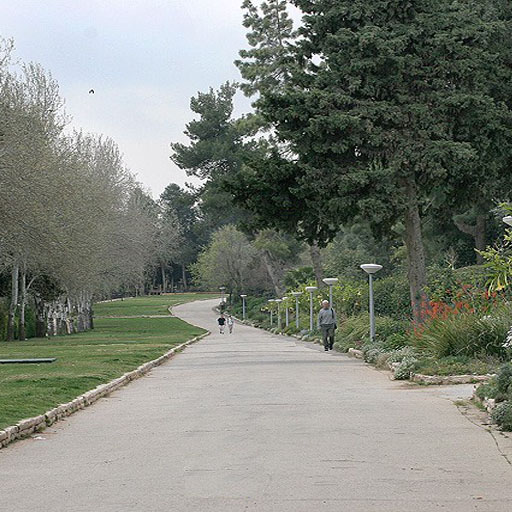
#> input picture ex3/files/liav_submition/blend/givat2.jpg, 512 x 512 px
$ python sol3.py   (older library calls are emulated)
#> lines starting #> are read from the running program, lines starting #| are printed output that depends on the picture; after the words box and inside, x2 and y2 are one past the last pixel; in counts of white or black regions, pixels touching at a corner belong together
#############################################################
# FILE: sol3.py
# WRITER: Liav Steinberg
# EXERCISE : Image Processing ex3
#############################################################

import os
import numpy as np
from scipy import signal as sg
from scipy.misc import imread
from skimage.color import rgb2gray
from scipy.ndimage import filters as flt
from matplotlib import pyplot as plt


# --------------------------helpers-----------------------------#


def read_image(filename, representation):
    #######################################################
    # reads an image with the given representation
    #######################################################
    image = imread(relpath(filename)).astype(np.float32) / 255
    return image if representation == 2 else rgb2gray(image)


def relpath(filename):
    #######################################################
    # returns the relative path of the image
    #######################################################
    return os.path.join(os.path.dirname(__file__), filename)


def create_gauss_filter(k_size):
    ########################################################
    # Helper function to calculate gaussian filter_vec
    ########################################################
    if k_size == 1:
        # private case in my blending_example2, where I do not
        # want to absorb the image in the landscape
        return np.array([[0]])
    base = filter_vec = np.array([[1, 1]])
    for i in range(2, k_size):
        filter_vec = sg.convolve2d(filter_vec, base).astype(np.float32)
    # normalize the filter_vec
    filter_vec /= np.sum(filter_vec)
    return filter_vec


# [8 lines left out: function stretch_values, not called in this run]


def reduce(im, filt):
    #######################################################
    # shrinks image by a factor of 1/2
    #######################################################
    red = flt.convolve(flt.convolve(im, filt), filt.reshape(filt.size, 1))
    return red[::2, ::2]


def expand(im, filt):
    #######################################################
    # expand image by a factor of 2
    #######################################################
    exp = np.zeros((im.shape[0] * 2, im.shape[1] * 2), dtype=np.float32)
    exp[1::2, 1::2] = im[:, :]
    return flt.convolve(flt.convolve(exp, 2 * filt), 2 * filt.reshape(filt.size, 1))


def blend_images(im1, im2, mask, flt_size):
    #######################################################
    # displays the blending result
    #######################################################
    R1, G1, B1 = im1[:, :, 0], im1[:, :, 1], im1[:, :, 2]
    R2, G2, B2 = im2[:, :, 0], im2[:, :, 1], im2[:, :, 2]
    R = pyramid_blending(R2, R1, mask, 6, flt_size, flt_size).astype(np.float32)
    G = pyramid_blending(G2, G1, mask, 6, flt_size, flt_size).astype(np.float32)
    B = pyramid_blending(B2, B1, mask, 6, flt_size, flt_size).astype(np.float32)

    im_blend = np.zeros_like(im1)
    im_blend[:, :, 0] += R
    im_blend[:, :, 1] += G
    im_blend[:, :, 2] += B

    # plotting the images
    f, ax = plt.subplots(2, 2)

    ax[0, 0].imshow(im1)
    ax[0, 0].set_title('image 1')
    ax[0, 1].imshow(im2)
    ax[0, 1].set_title('image 2')
    ax[1, 0].imshow(mask, 'gray')
    ax[1, 0].set_title('mask')
    ax[1, 1].imshow(im_blend)
    ax[1, 1].set_title('result')
    plt.show()
    return im1, im2, mask, im_blend


# --------------------------3.1-----------------------------#

def build_gaussian_pyramid(im, max_levels, filter_size):
    #######################################################
    # returns an array representing gaussian pyramid built
    # by a gaussian filter
    #######################################################
    gauss_pyr = [im]
    filter_vec = create_gauss_filter(filter_size)
    for i in range(max_levels-1):
        im = reduce(im, filter_vec)
        gauss_pyr.append(im)
    return gauss_pyr, filter_vec


def build_laplacian_pyramid(im, max_levels, filter_size):
    #######################################################
    # returns an array representing laplacian pyramid built
    # by the algorithm from the tirgul
    #######################################################
    gauss_pyr, filter_vec = build_gaussian_pyramid(im, max_levels, filter_size)
    lapl_pyr = []
    for i in range(max_levels-1):
        curr = gauss_pyr[i]
        exp_curr = expand(gauss_pyr[i+1], filter_vec)
        # check images sizes before subtracting
        if exp_curr.shape[0] > curr.shape[0]:
            exp_curr = np.delete(exp_curr, -1, axis=0)
        if exp_curr.shape[1] > curr.shape[1]:
            exp_curr = np.delete(exp_curr, -1, axis=1)
        # adding to the pyramid
        lapl_pyr.append(curr - exp_curr)
    # add the last gauss pyramid element
    lapl_pyr.append(gauss_pyr[-1])
    return lapl_pyr, filter_vec


# --------------------------3.2-----------------------------#

def laplacian_to_image(lpyr, filter_vec, coeff):
    #######################################################
    # constructs the original image from its laplacian
    # pyramid
    #######################################################
    img = np.zeros_like(lpyr[-1])
    correct_shape = lpyr[0].shape
    for mat, co in zip(reversed(lpyr), reversed(coeff)):
        # adjustments before adding the matrices
        if img.shape[0] > mat.shape[0]:
            img = np.delete(img, -1, axis=0)
        if img.shape[1] > mat.shape[1]:
            img = np.delete(img, -1, axis=1)
        img += mat * co
        img = expand(img, filter_vec) if \
            img.shape != correct_shape else img
    return img


# --------------------------3.3-----------------------------#

# [31 lines left out: functions render_pyramid, display_pyramid, not called in this run]


# ---------------------------4------------------------------#

def pyramid_blending(im1, im2, mask, max_levels, filter_size_im, filter_size_mask):
    #######################################################
    # blends two images according to a given mask
    #######################################################
    L1, filt1 = build_laplacian_pyramid(im1, max_levels, filter_size_im)
    L2, filt1 = build_laplacian_pyramid(im2, max_levels, filter_size_im)
    G, filt2 = build_gaussian_pyramid(mask.astype(np.float32), max_levels, filter_size_mask)
    Lout = []
    for i in range(max_levels):
        curr = (G[i] * L1[i]) + ((1.0 - G[i]) * L2[i])
        Lout.append(curr)
    return np.clip(laplacian_to_image(Lout, filt1, np.ones(len(Lout))), 0, 1)


# --------------------------4.1-----------------------------#

# [12 lines left out: function blending_example1, not called in this run]


def blending_example2():
    ####################################
    # example 2
    ####################################
    im1 = read_image(relpath('blend/givat2.jpg'), 2).astype(np.float32)
    im2 = read_image(relpath('blend/race2.jpg'), 2).astype(np.float32)
#> call 2 of read_image, with filename = 'ex3/files/liav_submition/blend/race2.jpg', representation = 2
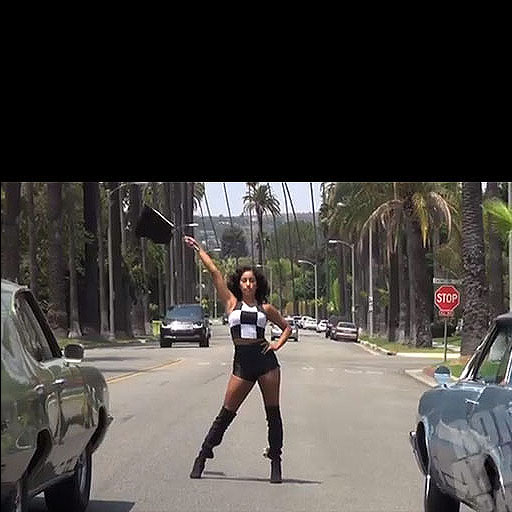
#> input picture ex3/files/liav_submition/blend/race2.jpg, 512 x 512 px
    mask = read_image(relpath('blend/mask2.jpg'), 1)
#> call 3 of read_image, with filename = 'ex3/files/liav_submition/blend/mask2.jpg', representation = 1
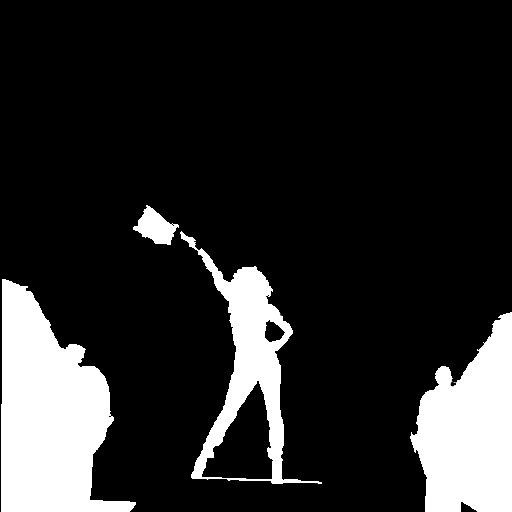
#> input picture ex3/files/liav_submition/blend/mask2.jpg, 512 x 512 px
    # some adjustments on the mask to disable dirt along the edges
    mask[mask > 0.5] = 1
#> mask: shape (512, 512) float32; min 0, max 1, mean 0.164
    mask[mask <= 0.5] = 0
#> mask: shape (512, 512) float32; values 0 (black) and 1 (white), 16.4% white; 4 white regions, box (x1, y1, x2, y2) and area: (1, 279, 136, 512) 19215, (410, 312, 512, 512) 14042, (180, 231, 322, 484) 8828, (133, 205, 179, 245) 963
    mask = mask.astype(np.bool)
    return blend_images(im1, im2, mask, 1)
#> in blend_images, `R2, G2, B2 = im2[:, :, 0], im2[:, :, 1], im2[:, :, 2]`:
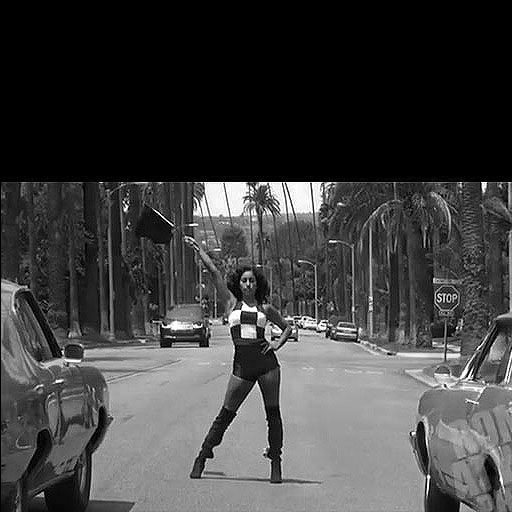
#> B2: shape (512, 512) float32; min 0, max 1, mean 0.254
#> after the loop in build_gaussian_pyramid, `for i in range(max_levels-1):`: gauss_pyr = 6 items
#> in build_laplacian_pyramid, `gauss_pyr, filter_vec = build_gaussian_pyramid(im, max_levels, filter_..`: filter_vec = [0]
#> after the loop in build_laplacian_pyramid, `for i in range(max_levels-1):`: exp_curr: shape (32, 32) float32; every value is 0
#> after the loop in build_laplacian_pyramid, `for i in range(max_levels-1):`: lapl_pyr = 5 items
#> in pyramid_blending, `L1, filt1 = build_laplacian_pyramid(im1, max_levels, filter_size_im)`: L1 = 6 items; filt1 = [0]
#> in pyramid_blending, `L2, filt1 = build_laplacian_pyramid(im2, max_levels, filter_size_im)`: L2 = 6 items
#> in pyramid_blending, `G, filt2 = build_gaussian_pyramid(mask.astype(np.float32), max_levels,..`: filt2 = [0]
#> after the loop in pyramid_blending, `for i in range(max_levels):`: Lout = 6 items
#> the loop in laplacian_to_image, `for mat, co in zip(reversed(lpyr), reversed(coeff)):` made 6 passes
#> the loop in pyramid_blending (call 2), `for i in range(max_levels):` made 6 passes
#> pass 1, in pyramid_blending (call 2), `curr = (G[i] * L1[i]) + ((1.0 - G[i]) * L2[i])`:
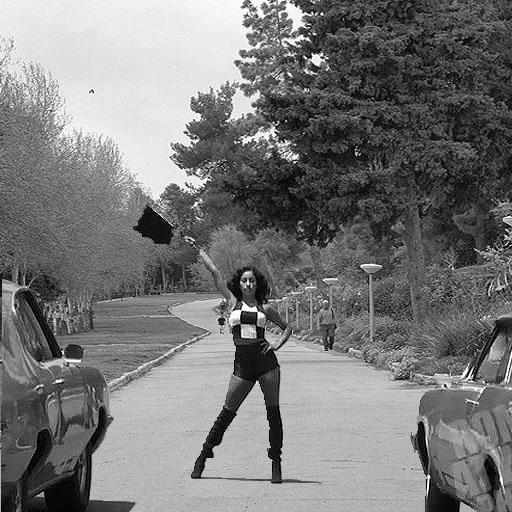
#> curr: shape (512, 512) float32; min 0, max 1, mean 0.473
#> the loop in laplacian_to_image (call 2), `for mat, co in zip(reversed(lpyr), reversed(coeff)):` made 6 passes
#> the loop in pyramid_blending (call 3), `for i in range(max_levels):` made 6 passes
#> pass 1, in pyramid_blending (call 3), `curr = (G[i] * L1[i]) + ((1.0 - G[i]) * L2[i])`:
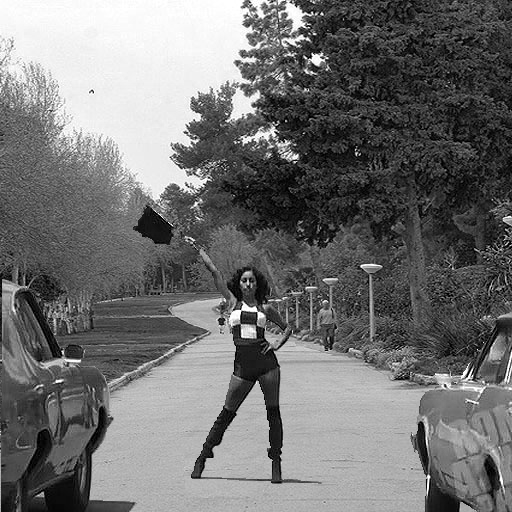
#> curr: shape (512, 512) float32; min 0, max 1, mean 0.447
#> in blend_images, `im_blend[:, :, 1] += G`:
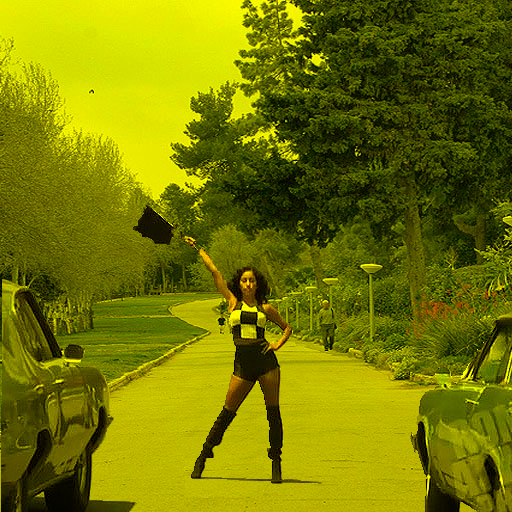
#> im_blend: shape (512, 512, 3) float32; mean of channels 0, 1, 2 0.458, 0.473, 0; drawn as R, G, B
#> in blend_images, `im_blend[:, :, 2] += B`:
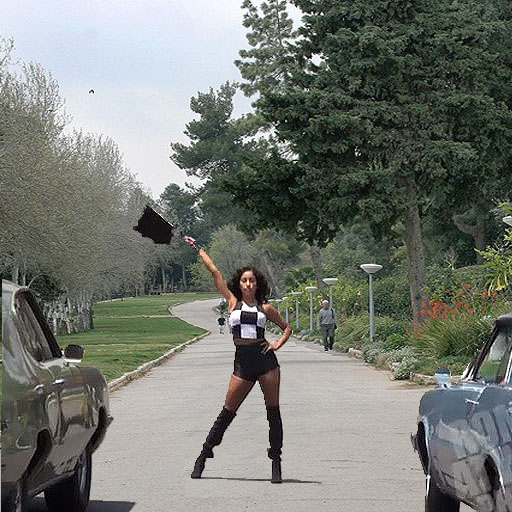
#> im_blend: shape (512, 512, 3) float32; mean of channels 0, 1, 2 0.458, 0.473, 0.446; drawn as R, G, B


# --------------------------end-----------------------------#


blending_example2()
